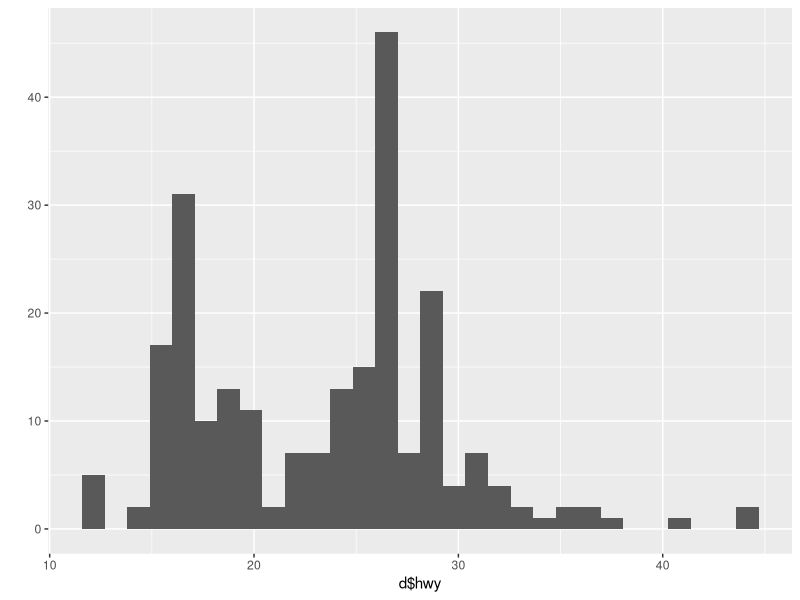
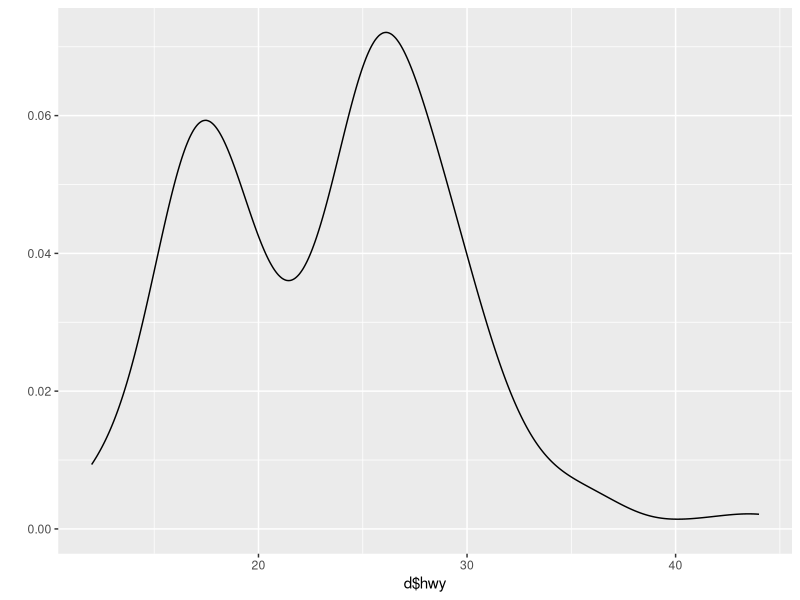
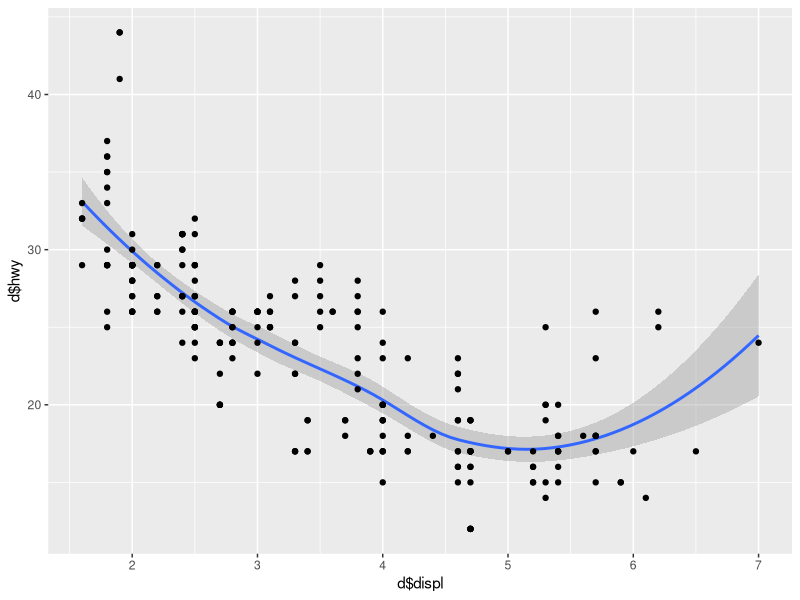
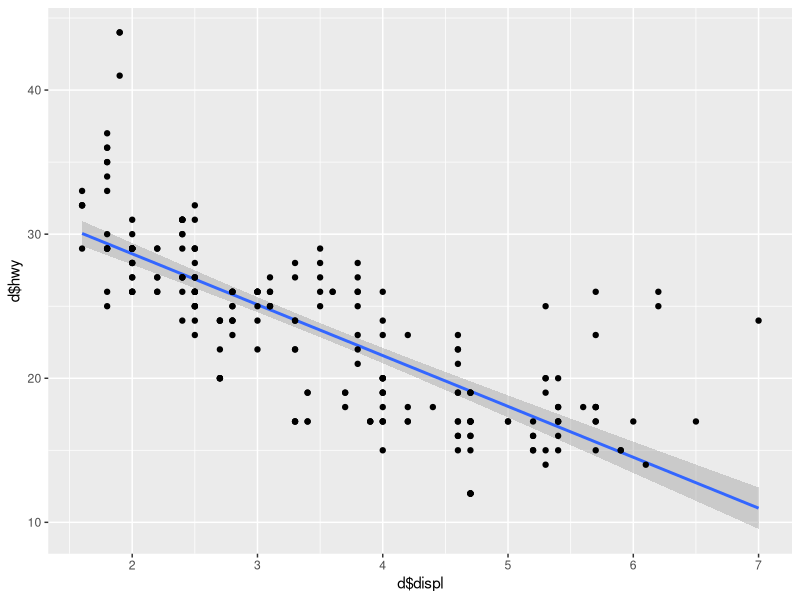
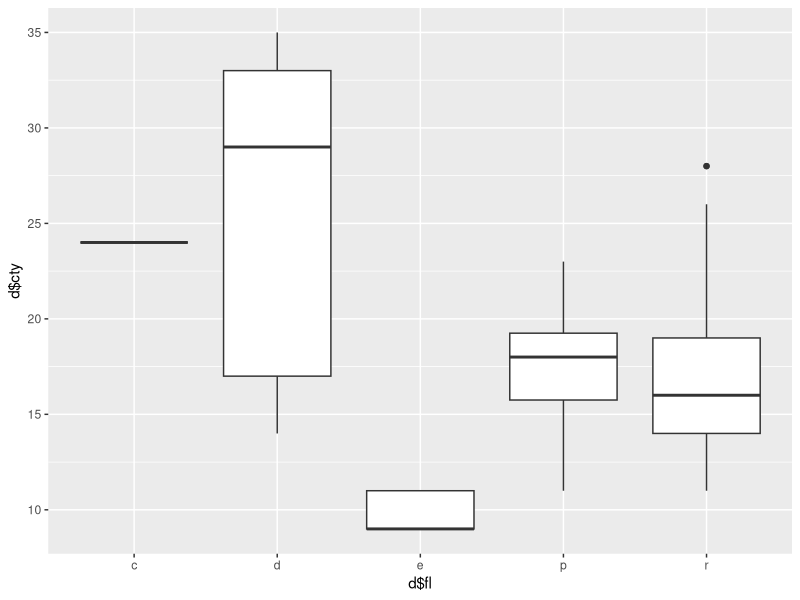
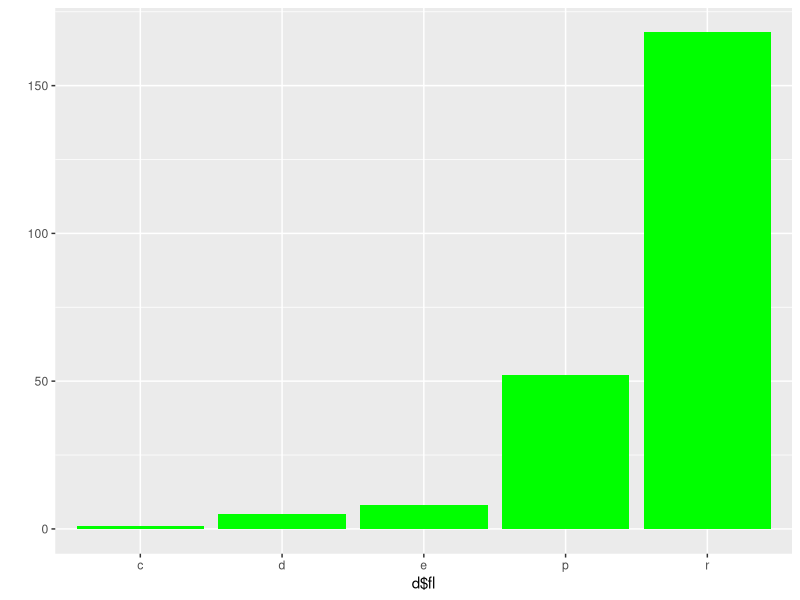
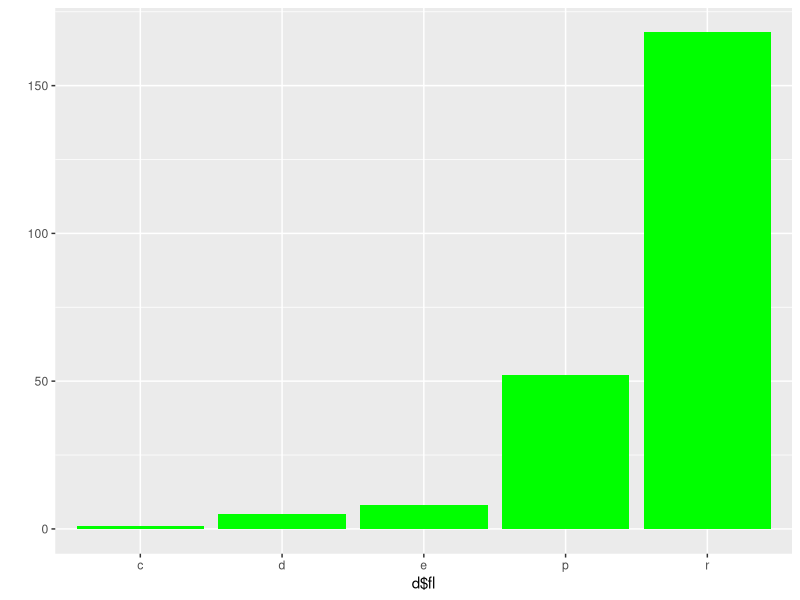
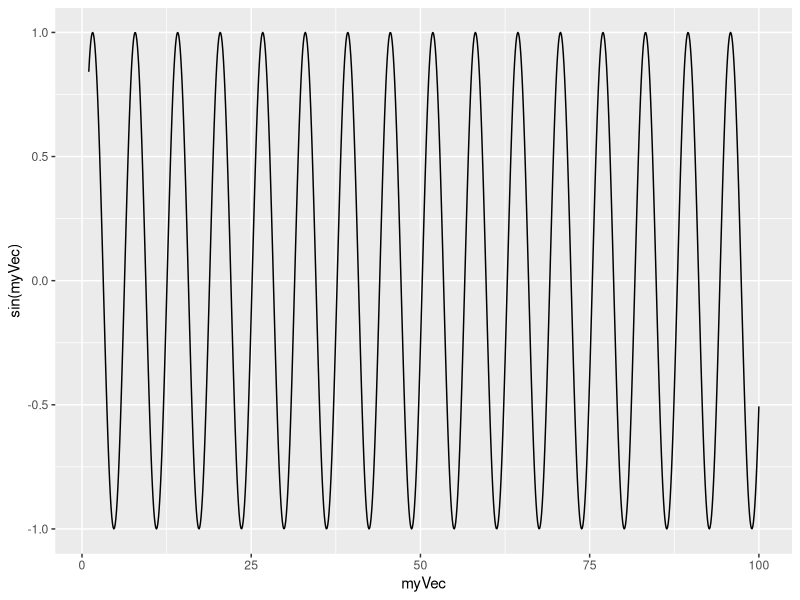

The R script that drew these images, in order:
# Intro to ggplot
# April 5 2018
# KER

# Preliminaries
library(ggplot2)
library(ggthemes)
library(patchwork) # Not in CRAN, out in github, check with Lauren to get it set up
library(TeachingDemos)

char2seed("10th Avenue Freeze-Out")

d<-mpg # mpg is a built-in data set

#---------------------------------------------------------------------------------------------------------

# qplots for use while coding, eliminates need for dataframe

# Basic histogram
qplot(x=d$hwy) # Makes a histogram with relative ease.

# Density plot
qplot(x=d$hwy,geom="density")

# Basic scatter plot
qplot(x=d$displ, y=d$hwy, geom=c("smooth","point"))

qplot(x=d$displ, y=d$hwy, geom=c("smooth","point"),method="lm") # lm passes information to the smoother

# Basic boxplot
qplot(x=d$fl, y=d$cty, geom="boxplot")

# Basic barplot
qplot(x=d$fl,geom="bar",fill=I("green"))

qplot(x=d$fl,geom="bar",fill=I("green")) # Using fill=("green") without the I will fuck up your code, the way I typed is using fill as mapping

# Plotting curves and functions

myVec<-seq(from=1,to=100,by=0.1)
myFun<-function(x) {sin(x) + 0.1*x}

# Plot built in functions
qplot(x=myVec,y=sin(myVec), geom="line")

# Plot density distributions for probability functions
qplot(x=myVec,y=dgamma(myVec, shape=5, scale=3), geom="line")

# Plot user defined functions
qplot(x=myVec,y=myFun(myVec), geom="line") # Looks like CO2 increase curve over many years, with seasonal cycles in CO2 due to photosynthesis in the Northern Hemisphere

#----------------------------------------------------------------------------------------------------

p1<-ggplot(data=d, mapping=aes(x=displ,y=cty)) + geom_point()
print(p1)

p1 + theme_classic() # No grid lines!

p1 + theme_linedraw() # Black frame with less grid lines

p1 + theme_dark() # Looks good if you use brightly colored data points

p1 + theme_par() # Uses current par settings

p1 + theme_base() # Looks like base R graphics

p1 + theme_void() # Only data

p1 + theme_solarized() # Background is kind of ivory colored

p1 + theme_economist() # Many specialized themes, this one looks like a stock market trends map


# Use theme parameters to modify font and font size

p1 + theme_classic(base_size=30, base_family="sans") # base_family accepts name of font, base_size adjusts font size (labels and axes numbers)

p2 <- ggplot(data=d, mapping=aes(x=fl,fill=fl)) + geom_bar()
print(p2)

# Flip the two coordinate axes (ie turn graph on it's size to make it more legible)
p2 + coord_flip() + theme_classic(base_size=20,base_family="Courier")

# Minor theme modifications
p1<-ggplot(data=d, mapping=aes(x=displ,y=cty)) + 
  geom_point(size=5,shape=21,color="black",fill="coral")

print(p1)
        
p1<-ggplot(data=d, mapping=aes(x=displ,y=cty)) + 
  geom_point(size=5,shape=21,color="black",fill="coral") +
  ggtitle("Mygraph title here")

print(p1)

p1<-ggplot(data=d, mapping=aes(x=displ,y=cty)) + 
  geom_point(size=5,shape=21,color="black",fill="coral") +
  ggtitle("My graph title here") +
  xlab("My x axis label") +
  ylab("My y axis label") +
  xlim(0,4) + ylim(0,20) # Including x and y limits is a useful way to subset data without alterting dataframe

print(p1)  

#----------------------------------------------------------------------------------------------------

# Create 4 individual graphs that will be included in one composite plot using patchwork

# First graph
g1<-ggplot(data=d, mapping=aes(x=displ,y=cty)) +
  geom_point() +
  geom_smooth()

print(g1)

# Second graph
g2<-ggplot(data=d,mapping=aes(x=fl,fill=I("tomato"),color=I("black"))) +
  geom_bar(stat="count") +
  theme(legend.position="none") # Gets rid of legend so that it isn't in the way when we patch graphs together

print(g2)
